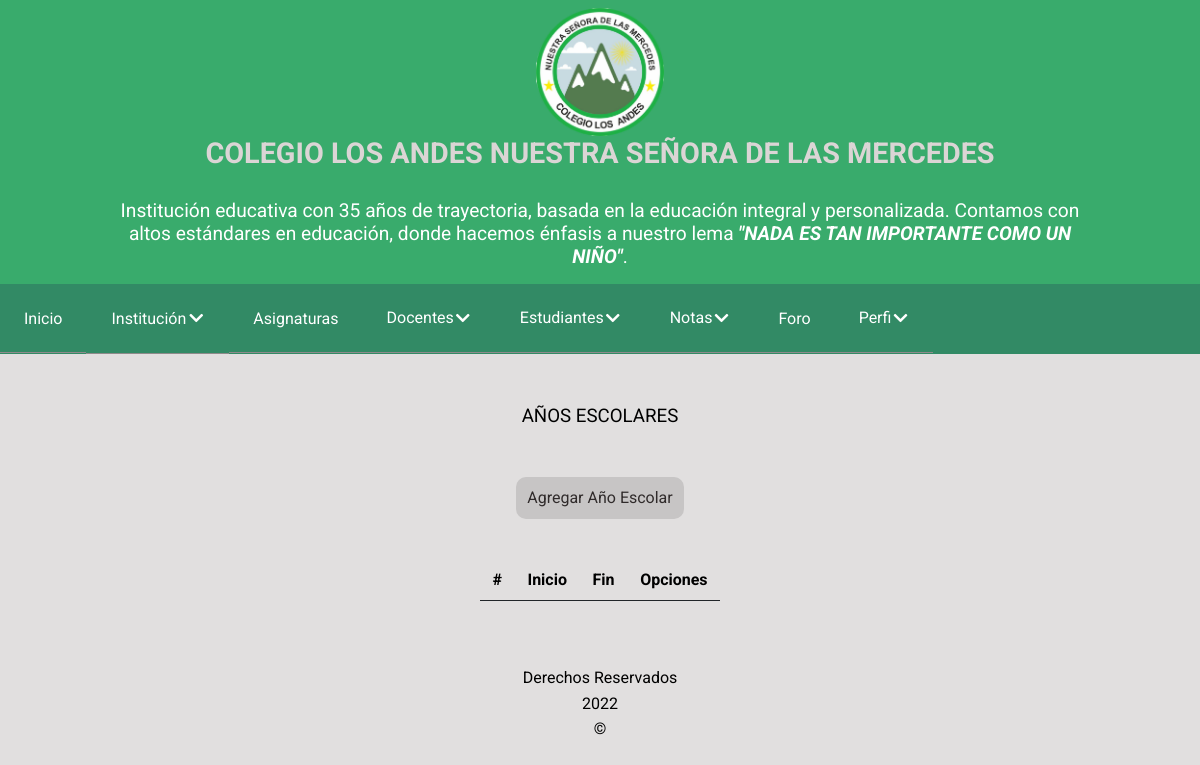
The page /principal.php?CONTENIDO=layout/components/lista-anio.php (signed in) on the database as committed earlier.
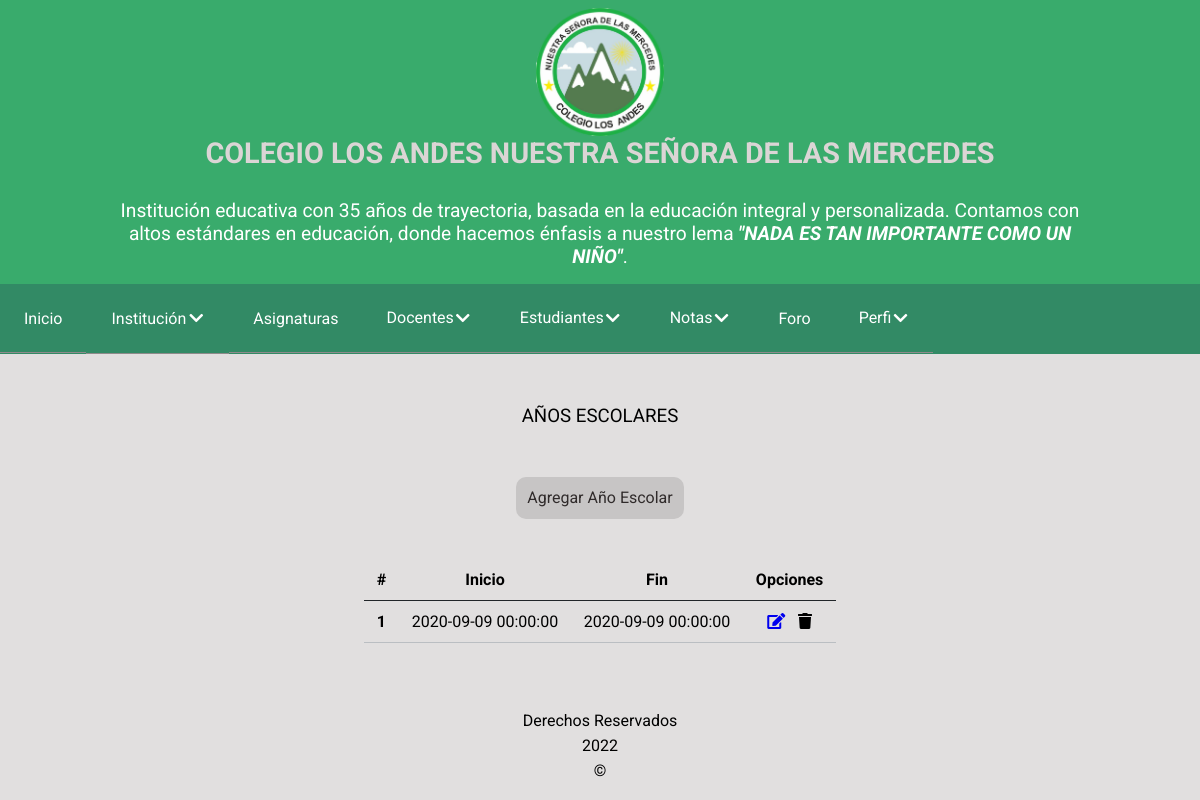
The same page on the database as committed later.
### tables this page shows
CREATE TABLE anio_escolar (
    id int(4) NOT NULL AUTO_INCREMENT PRIMARY KEY,
    inicio DATETIME NULL DEFAULT NULL,
    fin DATETIME NULL DEFAULT NULL
);

### logica/clases/AnioEscolar.php (called while the page is built, shortened)
<?php
class AnioEscolar
{
    private $id;
    private $inicio;
    private $fin;
    public function __construct($campo, $valor)
    {
        if ($campo != null) {
            $this->id = $campo['id'];
            $this->inicio = $campo['inicio'];
            $this->fin = $campo['fin'];
        }
    }
    public function getId()
    {
        return $this->id;
    }
    public function getInicio()
    {
        return $this->inicio;
    }
    public function getFin()
    {
        return $this->fin;
    }
    public static function getLista($filtro, $orden)
    {
        if ($filtro == null || $filtro == '') $filtro = '';
        else $filtro = " WHERE $filtro";
        if ($orden == null || $orden == '') $orden = '';
        else $orden = " ORDER BY $orden";
        $cadenaSQL = "SELECT id, inicio, fin FROM anio_escolar $filtro $orden";
        return ConectorBD::ejecutarQuery($cadenaSQL);
    }
    public static function getListaEnObjetos($filtro, $orden)
    {
        $resultado = AnioEscolar::getLista($filtro, $orden);
        $lista = array();
        for ($i = 0; $i < count($resultado); $i++) {
            $anioEscolar = new AnioEscolar($resultado[$i], null);
            $lista[$i] = $anioEscolar;
        }
        return $lista;
    }
}

### logica/clasesGenericas/ConectorBD.php (called while the page is built, shortened)
<?php
class ConectorBD
{
    private $servidor;
    private $puerto;
    private $baseDatos;
    private $controlador;
    private $usuario;
    private $clave;
    public function __construct()
    {
        $ruta = dirname(__FILE__) . '/../../configuracion.ini';
        if (!file_exists($ruta)) {
            echo 'Error: No existe el archivo de configuracion de conexion a la base de datos. Nombre del archivo: ' . $ruta;
        } else {
            $parametros = parse_ini_file($ruta);
            if (!$parametros) {
                echo 'Error: no se pudo procesar el archivo de configuracion. Nombre del archivo: ' . $ruta;
            } else {
                $this->servidor = $parametros['servidor'];
                $this->puerto = $parametros['puerto'];
                $this->baseDatos = $parametros['baseDatos'];
                $this->controlador = $parametros['controlador'];
                $this->usuario = $parametros['usuario'];
                $this->clave = $parametros['clave'];
            }
        }
    }
    public function conectar()
    {
        try {
            $this->conexion = new PDO("$this->controlador:host=$this->servidor;port=$this->puerto;dbname=$this->baseDatos", $this->usuario, $this->clave);
            return true;
        } catch (Exception $exc) {
            echo 'No se pudo conectar a la base de datos. ' . $exc->getMessage();
            return false;
        }
    }
    public static function ejecutarQuery($cadenaSQL)
    {
        $conectorBD = new ConectorBD();
        if ($conectorBD->conectar()) {
            $sentencia = $conectorBD->conexion->prepare($cadenaSQL);
            if (!$sentencia->execute()) $consulta = false;
            else {
                $consulta = $sentencia->fetchAll();
            }
        } else  echo 'No se pudo conectar con la base de datos.';
        return $consulta;
    }
}

### layout/components/lista-anio.php (the view, shortened to what this page needs)
<?php
$lista = '';
$count = 1;
$anioEscolarList = AnioEscolar::getListaEnObjetos(null, 'inicio');
foreach ($anioEscolarList as $item) {
    $lista .= "<tr>";
    $lista .= '<th scope="row">' . $count . '</th>';
    $lista .= "<td>{$item->getInicio()}</td>";
    $lista .= "<td>{$item->getFin()}</td>";
    $lista .= "<td class='as-text-center'>";
    $lista .= "<a class='as-edit' href='principal.php?CONTENIDO=layout/components/form-anio.php&accion=Modificar&id={$item->getId()}'><i class='fas fa-edit'></i></a>";
    $lista .= "<span class='as-trash' onClick='eliminar({$item->getId()})'><i class='fas fa-trash'></i></span>";
    $lista .= "</td>";
    $lista .= "</tr>";
    $count++;
}
?>
<div class="as-layout-table">
    <div>
        <h3 class="as-title-table">AÑOS ESCOLARES</h3>
    </div>
    <div class="as-form-button-back">
        <a class="as-btn-back" href="principal.php?CONTENIDO=layout/components/form-anio.php">Agregar año escolar</a>
    </div>
    <div>
        <table class="as-table">
            <thead>
                <tr>
                    <th scope="col">#</th>
                    <th scope="col">Inicio</th>
                    <th scope="col">Fin</th>
                    <th scope="col">Opciones</th>
                </tr>
            </thead>
            <tbody>
                <?php print_r($lista); ?>
            </tbody>
        </table>
    </div>
</div>

### principal.php (shortened to what this page needs)
<?php
require_once 'logica/clasesGenericas/ConectorBD.php';
require_once 'logica/clasesGenericas/Footer.php';
require_once 'logica/clases/AnioEscolar.php';
?>
<!DOCTYPE html>
<html>
<head>
    <link rel="stylesheet" type="text/css" href="layout/css/main.css">
    <link rel="stylesheet" href="https://cdnjs.cloudflare.com/ajax/libs/font-awesome/5.15.4/css/all.min.css">
</head>
<body>
    <header>
        <nav class="as-nav-header">
            <div class="as-first-div">
                <img class="as-logo" src="layout/img/logo-oficial.png" alt="logo" />
            </div>
            <div class="as-information">
                <h3 class="as-title">COLEGIO LOS ANDES NUESTRA SEÑORA DE LAS MERCEDES</h3>
                <p>Institución educativa con 35 años de trayectoria, basada en la educación integral
                    y personalizada. Contamos con altos estándares en educación, donde hacemos énfasis a
                    nuestro lema <span>&quot;NADA ES TAN IMPORTANTE COMO UN NIÑO&quot;</span>.</p>
            </div>
        </nav>
    </header>
    <nav class="as-main-nav">
        <ul class="as-menu" id="as-menu">
            <li class="menu__item"><a href="principal.php?CONTENIDO=layout/inicio.php" class="as-menu__link">Inicio</a></li>
            <li class="menu__item as-dropdown-submenu">
                <a href="#" class="as-menu__link as-submenu-btn"> <span>Institución</span> <i class="fas fa-chevron-down"></i></a>
            </li>
            <li class="menu__item"><a href="principal.php?CONTENIDO=layout/components/lista-asignatura.php" class="as-menu__link">Asignaturas</a></li>
            <li class="menu__item as-dropdown-submenu">
                <a href="#" class="as-menu__link as-submenu-btn">Docentes <i class="fas fa-chevron-down"></i></a>
            </li>
            <li class="menu__item as-dropdown-submenu">
                <a href="#" class="as-menu__link as-submenu-btn">Estudiantes <i class="fas fa-chevron-down"></i></a>
            </li>
            <li class="menu__item as-dropdown-submenu">
                <a href="#" class="as-menu__link as-submenu-btn">Notas <i class="fas fa-chevron-down"></i></a>
            </li>
            <li class="menu__item"><a href="#" class="as-menu__link">Foro</a></li>
            <li class="menu__item as-dropdown-submenu">
                <a href="#" class="as-menu__link as-submenu-btn">Perfi <i class="fas fa-chevron-down"></i></a>
            </li>
        </ul>
    </nav>
    <main class="as-layout">
        <?php include $_REQUEST['CONTENIDO']; ?>
    </main>
    <?php
    $footer = Footer::showFooter();
    echo $footer;
    ?>
</body>
</html>

### logica/clasesGenericas/Footer.php
<?php
class Footer
{
    public static function showFooter()
    {
        $footer = '
        <footer class="as-footer">
		<p>Derechos Reservados</p>
		<p>
			<script>
				date = new Date().getFullYear();
				document.write(date);
			</script>
		</p>
		<p>&copy;</p>
	</footer>';
        return $footer;
    }
}

### layout/css/main.css (style rules this page uses)
body { margin: 0; padding: 0; background-color: #e1dfdf; background-size: cover; font-family: 'Roboto', sans-serif; height: auto; }
.as-nav-header { display: flex; flex-direction: column; justify-content: center; align-items: center; text-align: center; padding: 0.5rem 0 0; background-color: #39ab6c; }
.as-nav-header .as-first-div { z-index: 9; height: 5.2rem; }
.as-nav-header .as-logo { max-width: 6rem; transform: scale(1); transition: all .4s ease-out; }
.as-nav-header .as-information { position: relative; background-color: #39ab6c; padding: 0.2rem 0; width: 100%; }
.as-nav-header .as-information .as-title { color: #dbd5d5; }
.as-nav-header .as-information p { font-weight: 400; visibility: hidden; transition: all .4s ease-out; display: none; color: #ffffff; }
.as-nav-header .as-information p span { font-style: italic; font-weight: 700; }
.as-form-button-back { display: flex; justify-content: flex-start; align-items: center; text-align: center; margin: 1rem 1.5rem 1.5rem 1.5rem; }
.as-form-button-back .as-btn-back { background-color: #c7c5c5; max-width: 12rem; padding: 0.7rem; border-radius: 10px; font-weight: 400; color: #302b2b; text-transform: capitalize; border: none; outline: none; text-decoration: none; }
.as-footer { display: flex; justify-content: center; flex-direction: column; align-items: center; margin-top: 2rem; font-family: 'Roboto', sans-serif; }
.as-footer p { padding: 0.2rem; margin: 0; }
.as-menu, .as-submenu { list-style: none; padding: 0; margin: 0; }
.as-menu { background-color: rgb(50, 138, 101); width: 100%; margin-left: -100%; transition: all 0.5s; position: absolute; }
.as-menu__link { display: flex; padding: 1.5em 1.5em; color: #ffffff; font-size: 1em; text-decoration: none; border-bottom: 1px solid #8e8b8b; }
.as-menu .menu__item .as-submenu-btn span { padding: 1px; }
.as-menu .menu__item .as-submenu-btn i { padding: 2px; }
.as-layout { padding: 1rem; }
.as-layout-table { display: flex; justify-content: center; align-items: center; flex-direction: column; }
.as-layout-table .as-title-table { font-weight: 400; padding: 1rem 0.4rem; text-align: center; }
.as-layout-table .as-table { caption-side: bottom; border-collapse: collapse; margin: 1rem .5rem; }
.as-layout-table .as-table tbody, td, tfoot, th, thead, tr { border-color: inherit; border-style: solid; border-width: 0; }
.as-layout-table .as-table thead { vertical-align: bottom; border-bottom: 1px solid #212529; }
.as-layout-table .as-table thead tr th { vertical-align: bottom; padding: .7rem .8rem; }
.as-layout-table .as-table tbody tr { border-bottom: 1px solid #babec2; }
.as-layout-table .as-table tbody tr td { padding: .7rem .8rem; }
.as-text-center { text-align: center; }
.as-edit { padding: 0 .4rem; }
.as-trash { padding: 0 .4rem; cursor: pointer; }
@media (min-width: 576px) { .as-nav-header { flex-direction: column; } }
@media (min-width: 576px) { .as-nav-header .as-logo { max-width: 7rem; } }
@media (min-width: 576px) { .as-nav-header .as-information { padding: 1rem 0; } }
@media (min-width: 576px) { .as-nav-header .as-information .as-title { font-size: 1.5rem; } }
@media (min-width: 576px) { .as-nav-header .as-information p { visibility: visible; display: inherit; } }
@media (min-width: 768px) { .as-nav-header .as-logo { max-width: 8rem; } }
@media (min-width: 768px) { .as-nav-header .as-information .as-title { font-size: 1.7rem; } }
@media (min-width: 768px) { .as-nav-header .as-information p { visibility: visible; display: inherit; max-width: 80vw; margin: 0 auto; font-size: 1.2rem; } }
@media (min-width: 992px) { .as-nav-header .as-information .as-title { font-size: 1.8rem; } }
@media (min-width: 992px) { .as-menu { margin-left: 0; display: flex; align-items: center; justify-content: start; position: relative; } }
@media (min-width: 992px) { .as-dropdown-submenu { position: relative; } }
@media (min-width: 1200px) { .as-nav-header { flex-direction: column; } }

Rows that differ between the two databases and show on the page:
added anio_escolar: inicio "2020-09-09 00:00:00", fin "2020-09-09 00:00:00"
